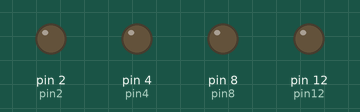
The sketch below on a simulated Arduino Uno, built with avr-gcc and run on an emulated ATmega328P. Shown: output pins drawn as LEDs (lit = HIGH).

Above: at 0.4 s.
At 2.0 s:
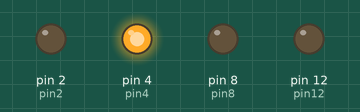
At 3.6 s:
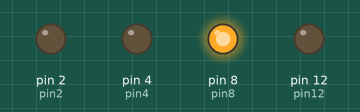
At 6.8 s:
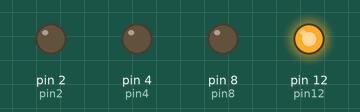
At 10.0 s:
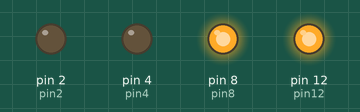
At 12.9 s:
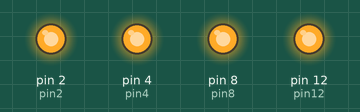
Timing chart, 0 to 17.9 s (numbered marks = the images above):
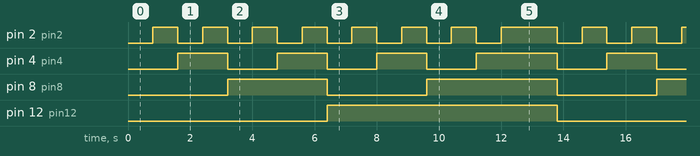

The sketch:

binary_counter1.ino
```cpp
// C++ code
//

int pin2=2;
int pin4=4;
int pin8=8;
int pin12=12;

int dah=800;

void setup()
{
  pinMode(pin2, OUTPUT);
  pinMode(pin4, OUTPUT);
  pinMode(pin8, OUTPUT);
  pinMode(pin12, OUTPUT);
}

void loop()
{
  //0
  digitalWrite(pin2,LOW);
  digitalWrite(pin4,LOW);
  digitalWrite(pin8,LOW);
  digitalWrite(pin12,LOW);
  delay(dah);

  //1
  digitalWrite(pin2,HIGH);
  digitalWrite(pin4,LOW);
  digitalWrite(pin8,LOW);
  digitalWrite(pin12,LOW);
  delay(dah);

  //2
  digitalWrite(pin2,LOW);
  digitalWrite(pin4,HIGH);
  digitalWrite(pin8,LOW);
  digitalWrite(pin12,LOW);
  delay(dah);

  //3
  digitalWrite(pin2,HIGH);
  digitalWrite(pin4,HIGH);
  digitalWrite(pin8,LOW);
  digitalWrite(pin12,LOW);
  delay(dah);

  //4
  digitalWrite(pin2,LOW);
  digitalWrite(pin4,LOW);
  digitalWrite(pin8,HIGH);
  digitalWrite(pin12,LOW);
  delay(dah);

  //5
  digitalWrite(pin2,HIGH);
  digitalWrite(pin4,LOW);
  digitalWrite(pin8,HIGH);
  digitalWrite(pin12,LOW);
  delay(dah);

  //6
  digitalWrite(pin2,LOW);
  digitalWrite(pin4,HIGH);
  digitalWrite(pin8,HIGH);
  digitalWrite(pin12,LOW);
  delay(dah);

  //7
  digitalWrite(pin2,HIGH);
  digitalWrite(pin4,HIGH);
  digitalWrite(pin8,HIGH);
  digitalWrite(pin12,LOW);
  delay(dah);

  //8
  digitalWrite(pin2,LOW);
  digitalWrite(pin4,LOW);
  digitalWrite(pin8,LOW);
  digitalWrite(pin12,HIGH);
  delay(dah);

  //9
  digitalWrite(pin2,HIGH);
  digitalWrite(pin4,LOW);
  digitalWrite(pin8,LOW);
  digitalWrite(pin12,HIGH);
  delay(dah);

  //10
  digitalWrite(pin2,LOW);
  digitalWrite(pin4,HIGH);
  digitalWrite(pin8,LOW);
  digitalWrite(pin12,HIGH);
  delay(dah);

  //11
  digitalWrite(pin2,HIGH);
  digitalWrite(pin4,HIGH);
  digitalWrite(pin8,LOW);
  digitalWrite(pin12,HIGH);
  delay(dah);

  //12
  digitalWrite(pin2,LOW);
  digitalWrite(pin4,LOW);
  digitalWrite(pin8,HIGH);
  digitalWrite(pin12,HIGH);
  delay(dah);

  //13
  digitalWrite(pin2,HIGH);
  digitalWrite(pin4,LOW);
  digitalWrite(pin8,HIGH);
  digitalWrite(pin12,HIGH);
  delay(dah);

  //14
  digitalWrite(pin2,LOW);
  digitalWrite(pin4,HIGH);
  digitalWrite(pin8,HIGH);
  digitalWrite(pin12,HIGH);
  delay(dah);

  //15
  digitalWrite(pin2,HIGH);
  digitalWrite(pin8,HIGH);
  digitalWrite(pin12,HIGH);
  delay(dah);

  delay(1000);
}
```

Measured:
- by itself, pin 2 (pin2): repeats every 13.8 s: 6 × (LOW 0.80 s, HIGH 0.80 s), LOW 0.80 s, HIGH 1.8 s, LOW 0.80 s, HIGH 0.80 s
- by itself, pin 4 (pin4): repeats every 13.8 s: 2 × (LOW 1.6 s, HIGH 1.6 s), LOW 1.6 s, HIGH 2.6 s, LOW 1.6 s, HIGH 1.6 s
- by itself, pin 8 (pin8): repeats every 13.8 s: LOW 3.2 s, HIGH 4.2 s, LOW 3.2 s, HIGH 3.2 s
- by itself, pin 12 (pin12): alternates HIGH for 7.4 s and LOW for 6.4 s
